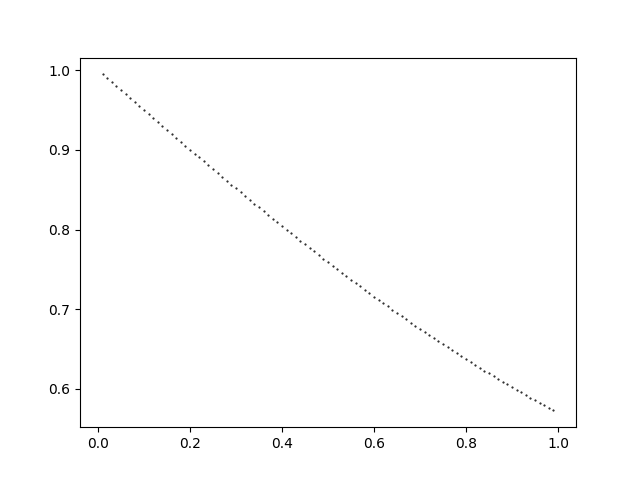

Write Python code to recreate this figure.
# 分岐図を作成する
import numpy as np
import matplotlib.pyplot as plt
from scipy.integrate import odeint

# Mayモデル
def func(x, t, r, K, c, h, H):
    dxdt = r * x * (1 - x / K) - c * x ** 2 / (h ** 2 + x ** 2)
    return dxdt

# 微分方程式を解く関数
def solve_ode(func, x0, t, args):
    y = odeint(func, x0, t, args)
    return y


# 初期値
K = 1.0
#c = 0.01
h = 1.0
H = 0.1
r0 = 1.0

r = r0 - H * np.random.rand(1)

t = np.arange(0, 500, 0.01)

# cを変化させて分岐図を作成する
for c in np.arange(0.01, 1.0, 0.01):
    y = solve_ode(func, 0.1, t, args=(r, K, c, h, H))
    plt.plot(c, y[-1], 'k.', markersize=1)
# 図を保存する
plt.savefig('bifurcation_diagram.png')